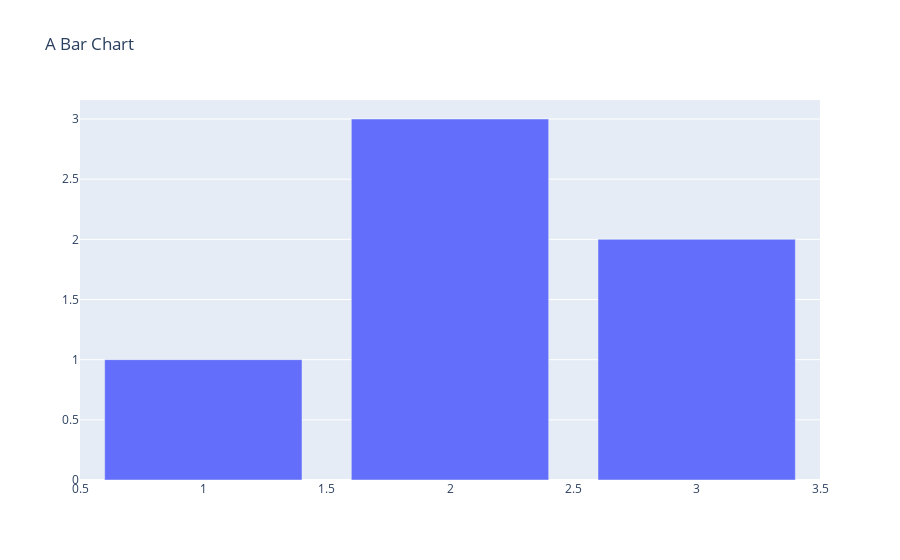

The code cell stored with this chart in its notebook:
### Markdown cell above
# Creating and Updating Figures from Python
Ref: [Link for creating and updating figures](https://plot.ly/python/creating-and-updating-figures/)

In Plotly.js, a `figure` is specificed by a declarative JSON data structure. So, plotly.py produces Python dictionaries that can be serialized into JSON structure to represent a valid figure.

## Hierarchy
The dictionaries' basic hierarchy is as follows:

```figure
  |_____ data key____ [trace spec 1  {"type" key: <"bar">|<"scatter">|"box"|...} + 
  |               |                   {"properties of type" key: <"name": string>|
  |               |                                              <"visible": True | False | "legendonly">|
  |               |                                               ...}
  |               |
  |               |__  trace spec 2
  |               |__  trace spec 3]
  |
  |
  |_____ layout ______{"title": {"font": {"family": string
                                          "size": >=1
                                          "color": colorstring}},
                       "showlegend": True | False,
                       ...}
  
```

The [full reference page](https://plot.ly/python/reference/) has all the descriptions of trace and layout options.


There are 3 different ways of creating figures in plolty:

1. Using **Constructor**
2. Using **Plotly Express**
3. Assembled using **Plotly Factory**

Let us see how these things work:

## 1. Constructor

### a) Using low-level dictionary with plotly.io.show

Below is an example:

### Code cell
fig = {
    "data": [{"type": "bar",
              "x": [1, 2, 3],
              "y": [1, 3, 2]}],
    "layout": {"title": {"text": "A Bar Chart"}}
}

# To display the figure defined by this dict, use the low-level plotly.io.show function
import plotly.io as pio
pio.show(fig)

### Figure 1 — Plotly figure (JSON) as saved in the notebook; plotly's stock layout.template omitted (floating-point values rounded to 4 significant figures)
{"data": [{"type": "bar", "x": [1, 2, 3], "y": [1, 3, 2]}], "layout": {"title": {"text": "A Bar Chart"}}}
